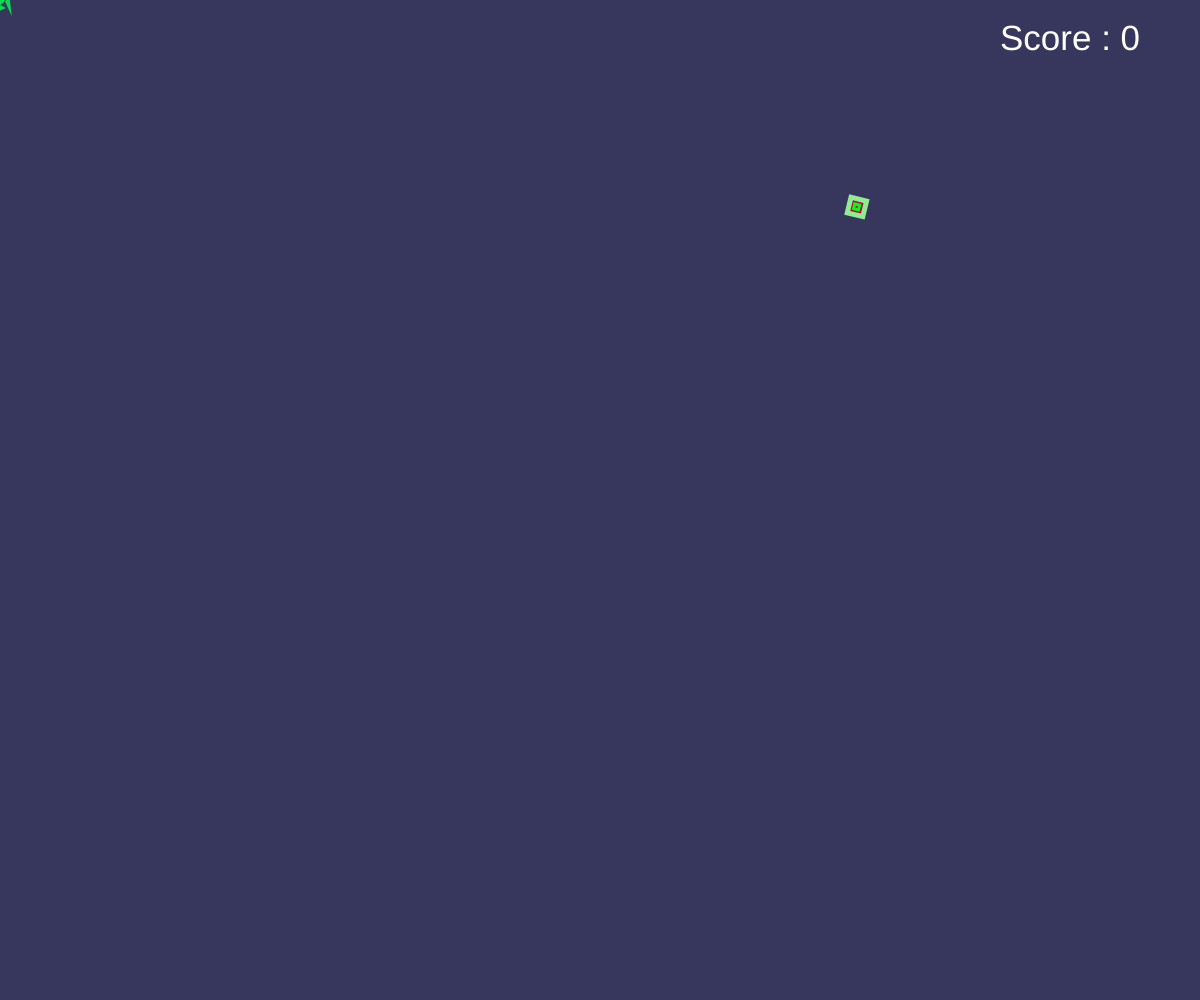
Frame 1 (no input)
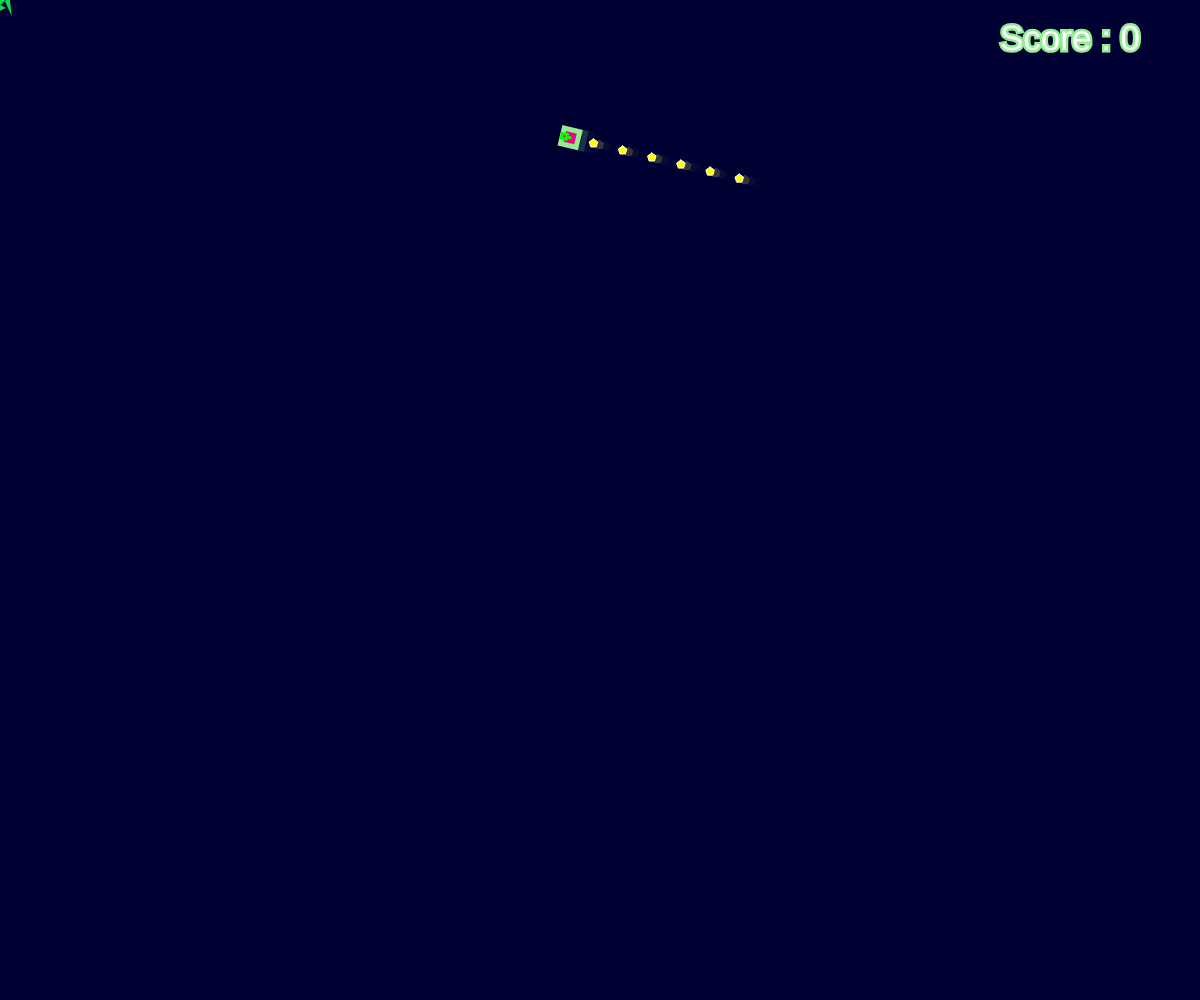
Frame 60 (no input)
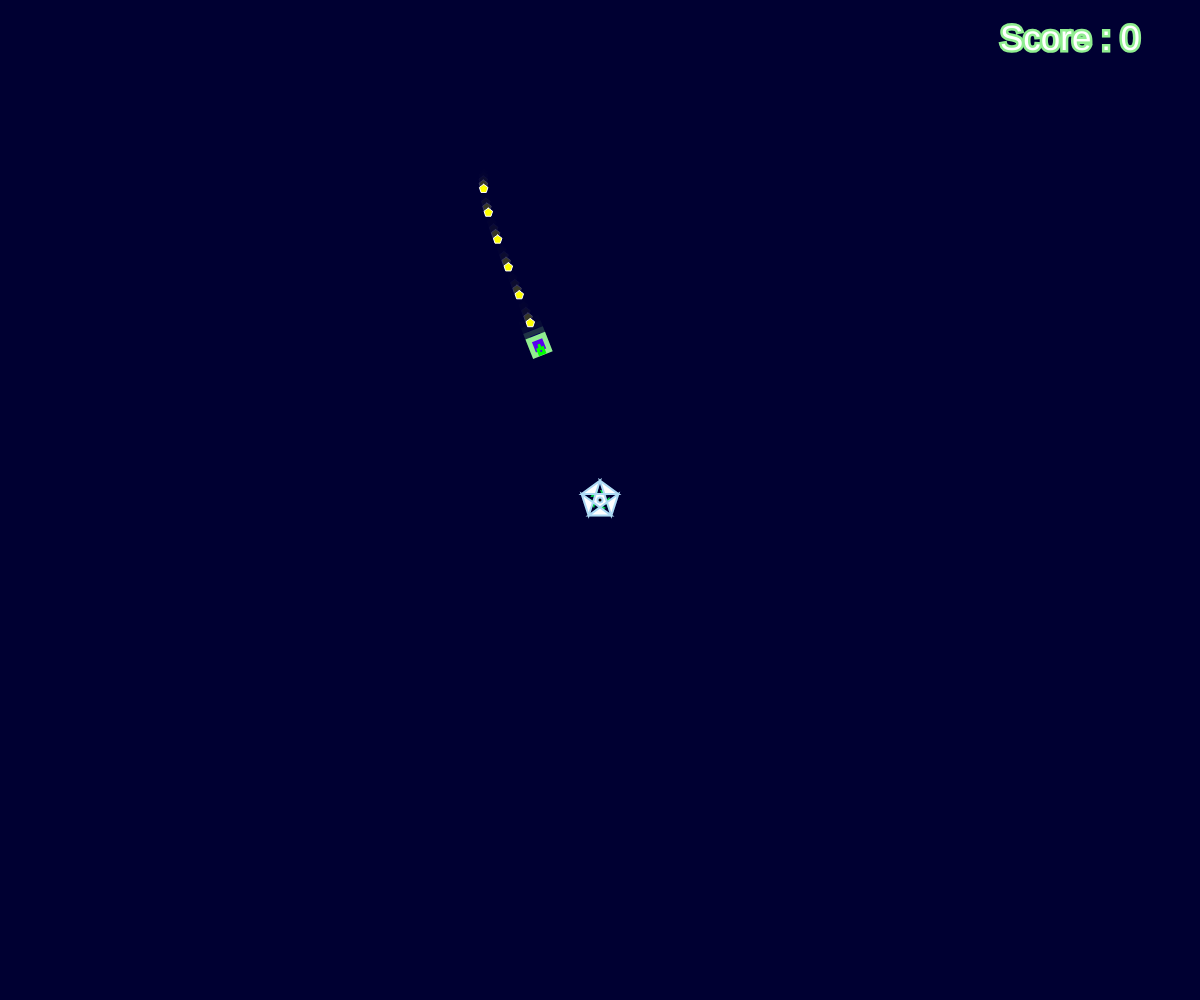
Frame 120 (the mouse pressed at the canvas centre since frame 60)

The p5.js sketch that drew these frames (run headless with seeded random() and noise() and a simulated clock; from frame 60 on, the mouse is pressed at the canvas centre):

// p5.js sketch
// ── sketch.js
let pursuer1, pursuer2;
let target;
let obstacles = [];
let vehicules = [];
let bullets = [];
let ennemies=[];
let state = false;
let stars = [];
let score =0 ;

function setup() {
  createCanvas(windowWidth, windowHeight);
  for(let i = 0; i < 1; i++) {
    vehicules.push(new Vehicle(random(width),random(height)))
  }

  sliderRadiusSeperation=createSlider(10,200,24,1)
  sliderSeperation=createSlider(0,1,0.9,0.01)

  // On cree un obstalce au milieu de l'écran
  obstacle = new Obstacle(-width / 0.5, -height / 0.5, 100);
  obstacles.push(obstacle);
  
}

function draw() {
  // Background with a slight transparency for a trailing effect
  background(0, 0, 50, 200);

  // Display the score at the top-left corner
  // Display the score at the top-right corner in light green
fill(255);  // Light green color
textSize(35);
//textAlign(LEFT, TOP);  // Align to the top-right corner
text("Score : " + score, width - 200, 50);  // Displayed at the top-right corner with a small margin


  // Target position follows the mouse, displayed as a yellow star
  fill('#0BDA51');
  noStroke();
  // Draw a yellow star at the mouse position
  drawStar(mouseX, mouseY, 20, 10, 1);

  // Draw obstacles
  obstacles.forEach(o => {
    o.show();
  });

  let targetMouse = createVector(mouseX, mouseY);

  // Behavior logic for vehicles
  if (state) {
    for (i = 0; i < vehicules.length; i++) {
      // Behavior for the lead vehicle
      if (i == 0) {
        vehicules[i].applyBehaviors(targetMouse, obstacles, vehicules);
        this.weightSeparation = 0;
      } else {
        // Behavior for follower vehicles
        let vehiculePrecedent = vehicules[i - 1];

        // Calculate a point behind the preceding vehicle for aiming
        let pointDerriere = vehiculePrecedent.vel.copy();
        pointDerriere.normalize();
        pointDerriere.mult(-50);
        pointDerriere.add(vehiculePrecedent.pos);

        // Display the point behind as a debug circle
        fill(255, 0, 0);
        circle(pointDerriere.x, pointDerriere.y, 5);

        // Apply behaviors for follower vehicles
        vehicules[i].applyBehaviors(pointDerriere, obstacles, vehicules);
        this.weightSeparation = 0;

        // If the vehicle is close to the target point and nearly stationary, stop
        if (vehicules[i].pos.dist(pointDerriere) < 20 && vehicules[i].vel.mag() < 0.01) {
          vehicules[i].weightArrive = 0;
          vehicules[i].weightObstacle = 0;
          vehicules[i].vel.setHeading(p5.Vector.sub(vehiculePrecedent.pos, vehicules[i].pos).heading());
        } else {
          vehicules[i].weightArrive = 0.3;
          vehicules[i].weightObstacle = 0.9;
        }
      }

      // Update and display each vehicle
      vehicules[i].update();
      vehicules[i].show();
    }
  } else {
    // Behavior logic for vehicles in an alternate state
    for (i = 0; i < vehicules.length; i++) {
      // Behavior for the lead vehicle
      if (i == 0) {
        vehicules[i].applyBehaviors(targetMouse, obstacles, vehicules);
        this.weightSeparation = 0;
      } else {
        // Behavior for follower vehicles
        let vehiculePrecedent = vehicules[0];

        // Calculate a point behind the preceding vehicle for aiming
        let pointDerriere = vehiculePrecedent.vel.copy();
        pointDerriere.normalize();
        pointDerriere.mult(-150);
        pointDerriere.add(vehiculePrecedent.pos);

        // Display the point behind as a debug circle
        fill(255, 0, 0);
        circle(pointDerriere.x, pointDerriere.y, 10);

        // Apply behaviors for follower vehicles
        vehicules[i].applyBehaviors(pointDerriere, obstacles, vehicules);
        // Set separation weight and radius using sliders
        vehicules[i].weightSeparation = sliderSeperation.value();
        vehicules[i].perceptionRadius = sliderRadiusSeperation.value();
      }

      // Update and display each vehicle
      vehicules[i].update();
      vehicules[i].show();
    }
  }

  // Update and display enemy vehicles
  ennemies.forEach(vehicle => {
    vehicle.wander();
    vehicle.update();
    vehicle.show();
    vehicle.edges();
  });

  // Update and display bullets, check for collisions with enemies
  for (let i = bullets.length - 1; i >= 0; i--) {
    bullets[i].update();
    bullets[i].show();

    for (let j = ennemies.length - 1; j >= 0; j--) {
      // Check for bullet-enemy collisions
      if(bullets[i] != undefined && ennemies[j] != undefined){
        let test =  bullets[i].hitEnemy(ennemies[j])
        if (test) {
          // Remove the bullet and the enemy, increase score
          ennemies.splice(j, 1);
          score++;
        }
      }
    }

    // Remove bullets that have reached their target
    if (bullets[i].pos.dist(bullets[i].target.pos) < 100) {
      bullets.splice(i, 5);
    }
  }
}

// Function called on mouse press to create obstacles
function mousePressed() {
  obstacle = new Obstacle(mouseX, mouseY, random(5, 60));
  obstacles.push(obstacle);
}

function keyPressed() {
  if(key=="e"){
    let ennemy = new Ennemy(random(width), random(height), color(255,0,0));
    ennemy.maxSpeed = 8;
    ennemy.maxForce = random(0.1, 0.3);
    ennemy.r = random(8, 24);
    ennemies.push(ennemy);
  }
  if (key == "h") {
    vehicules.push(new Vehicle(random(width), random(height)));
  }
  if(key == "s"){
    state=!state
  }
  if (key == "d") {
    Vehicle.debug = !Vehicle.debug;
  }

  if(key=="k"){
      // Create an enemy (bullet) at the mouse position
      let enemy = new Target(mouseX, mouseY);
      // Stop all vehicles
      for (let vehicle of vehicules) {
        vehicle.vel.set(0, 0);
  }

  // Add bullets that seek the enemy
  for (let i = 0; i < vehicules.length; i++) {
    let bullet = new Bullet(vehicules[i].pos.x, vehicules[i].pos.y, enemy);
    bullets.push(bullet);
  }
  }

  if (key == "m") {
    const nbMissiles = 10;

    // On tire des missiles !
    for(let i=0; i < nbMissiles; i++) {
      let x = 20+random(10);
      let y = random(height/2-5, random(height/2+5));

      let v = new Vehicle(x, y);
      vehicules.push(v);
    }
  }
}
// ── obstacle.js
class Obstacle {
  // Constructeur de la classe avec des paramètres x, y et r
  constructor(x, y, r) {
    // Création d'un vecteur de position avec les coordonnées x et y
    this.pos = createVector(x, y);
    
    // Attribution d'un rayon à l'obstacle
    this.r = r;
    
    // Attribution de la couleur rose par défaut à l'obstacle
    this.color = color('#3E8EDE');
  }

  // Méthode pour afficher l'obstacle
  show() {
    // Sauvegarde de l'état graphique actuel
    push();
    
    // Remplissage de la forme avec la couleur définie pour l'obstacle 
    fill(this.color);
    
    // Définition de la couleur des contours en gris
    stroke('#AFDBF5');
    
    // Définition de l'épaisseur des contours
    strokeWeight(2);
    
    // Dessin d'une étoile à la position spécifiée avec une taille égale au double du rayon de l'obstacle
    drawStar(this.pos.x, this.pos.y, this.r * 1, this.r * 1);
    
    // Remplissage d'un petit cercle noir au centre de l'obstacle
    fill(0);
    ellipse(this.pos.x, this.pos.y, 5);
    
    // Restauration de l'état graphique précédent
    pop();
  }
}

// Fonction pour dessiner une étoile
function drawStar(x, y, radius1, radius2) {
  let angle = TWO_PI / 5;
  let halfAngle = angle / 0.5;
  beginShape();
  for (let a = -PI / 2; a < TWO_PI - PI / 2; a += angle) {
    let sx = x + cos(a) * radius2;
    let sy = y + sin(a) * radius2;
    vertex(sx, sy);
    sx = x + cos(a + halfAngle) * radius1;
    sy = y + sin(a + halfAngle) * radius1;
    vertex(sx, sy);
  }
  endShape(CLOSE);
}
// ── vehicle.js
// Fonction pour trouver la projection d'un point 'pos' sur la ligne définie par les points 'a' et 'b'
function findProjection(pos, a, b) {
  // Calcul du vecteur v1 qui va du point 'pos' au point 'a'
  let v1 = p5.Vector.sub(a, pos);

  // Calcul du vecteur v2 qui va du point 'pos' au point 'b'
  let v2 = p5.Vector.sub(b, pos);

  // Normalisation du vecteur v2 pour le transformer en vecteur unitaire
  v2.normalize();

  // Calcul du produit scalaire entre v1 et v2 pour trouver la projection
  let sp = v1.dot(v2);

  // Multiplication du vecteur v2 par la valeur de la projection
  v2.mult(sp);

  // Ajout du vecteur résultant à la position initiale pour obtenir la projection sur la ligne
  v2.add(pos);

  // Retourne la position de la projection sur la ligne
  return v2;
}

  
  // Définition de la classe Vehicle
class Vehicle {
  // Propriété statique pour activer ou désactiver le mode de débogage
  static debug = false;

  // Constructeur de la classe, initialise les propriétés du véhicule
  constructor(x, y) {
      // Position actuelle du véhicule (vecteur)
      this.pos = createVector(x, y);

      // Vitesse actuelle du véhicule (vecteur)
      this.vel = createVector(0, 0);

      // Accélération du véhicule (vecteur)
      this.acc = createVector(0, 0);

      // Vitesse maximale que le véhicule peut atteindre
      this.maxSpeed = 6;

      // Force maximale appliquée au véhicule
      this.maxForce = 0.9;

      // Couleur du véhicule
      this.color = "yellow";

      // Durée de vie approximative en secondes
      this.dureeDeVie = 5;

      // Poids appliqué lors de l'arrivée à destination
      this.weightArrive = 0.3;

      // Poids appliqué lors de l'évitement d'obstacle
      this.weightObstacle = 0.9;

      // Poids appliqué lors de la séparation des véhicules
      this.weightSeparation = 0.9;

      // Rayon utilisé pour le dessin du véhicule
      this.r_pourDessin = 8;

      // Rayon du véhicule utilisé pour l'évitement d'obstacle
      this.r = this.r_pourDessin * 2;

      // Rayon de perception autour du véhicule pour la détection d'autres véhicules
      this.perceptionRadius = 24;

      // Largeur de la zone d'évitement devant le vaisseau
      this.largeurZoneEvitementDevantVaisseau = this.r / 2;

      // Chemin que le véhicule suit (trajet derrière le vaisseau)
      this.path = [];

      // Longueur maximale du chemin
      this.pathMaxLength = 30;
  }

   // Méthode pour effectuer la dérive aléatoire (wander) du véhicule
wander() {
  // Point devant le véhicule, défini à une distance fixe devant la direction actuelle de déplacement
  let wanderPoint = this.vel.copy();
  wanderPoint.setMag(100);
  wanderPoint.add(this.pos);  

  // Rayon du cercle autour du point de dérive
  let wanderRadius = 50;

  // Angle (theta) pour déterminer la position sur le cercle de dérive
  let theta = this.wanderTheta + this.vel.heading();

  // Calcul des coordonnées (x, y) sur le cercle de dérive
  let x = wanderRadius * cos(theta);
  let y = wanderRadius * sin(theta);

  // Ajout des coordonnées au point de dérive
  wanderPoint.add(x, y);

  // Calcul de la force de direction vers le point de dérive
  let steer = wanderPoint.sub(this.pos);

  // Normalisation et application de la force maximale
  steer.setMag(this.maxForce);
  this.applyForce(steer);

  // Paramètres pour la variation aléatoire de la dérive
  this.displaceRange = 0.3;
  this.wanderTheta += random(-this.displaceRange, this.displaceRange);
}

  // Méthode pour appliquer les comportements seek et avoid
applyBehaviors(target, obstacles, vehicles) {
  // Force résultante de l'approche de la cible
  let arriveForce = this.arrive(target);

  // Force résultante de l'évitement d'obstacles amélioré
  let avoidForce = this.avoidAmeliore(obstacles, vehicles, false);

  // Force résultante de la séparation entre les véhicules
  let separationForce = this.separation(vehicles);

  // Application des poids à chaque force résultante
  arriveForce.mult(this.weightArrive);
  avoidForce.mult(this.weightObstacle);
  separationForce.mult(this.weightSeparation);

  // Application des forces résultantes
  this.applyForce(arriveForce);
  this.applyForce(avoidForce);
  this.applyForce(separationForce);
}

    // Méthode pour appliquer la séparation entre les véhicules
separation(vehicles) {
  // Vecteur de direction résultant de la séparation
  let steering = createVector();

  // Compteur pour suivre le nombre de véhicules pris en compte dans la séparation
  let total = 0;

  // Parcours de tous les autres véhicules
  for (let other of vehicles) {
      // Calcul de la distance entre ce véhicule et les autres
      let d = dist(this.pos.x, this.pos.y, other.pos.x, other.pos.y);

      // Vérification si l'autre véhicule n'est pas celui-ci et est dans la perceptionRadius
      if (other != this && d < this.perceptionRadius) {
          // Calcul du vecteur différence et ajustement par inverse carré de la distance
          let diff = p5.Vector.sub(this.pos, other.pos);
          diff.div(d * d);

          // Addition du vecteur différence au vecteur de direction résultant
          steering.add(diff);

          // Incrémentation du compteur
          total++;
      }
  }

  // S'il y a au moins un autre véhicule pris en compte
  if (total > 0) {
      // Calcul de la moyenne des vecteurs de direction
      steering.div(total);

      // Normalisation et ajustement à la vitesse maximale
      steering.setMag(this.maxSpeed);

      // Soustraction de la vélocité actuelle
      steering.sub(this.velocity);

      // Limitation à la force maximale
      steering.limit(this.maxForce);
  }

  // Retourne le vecteur de direction résultant
  return steering;
}
/*
  La méthode avoidAmeliore gère l'évitement amélioré des obstacles.
  Elle utilise deux vecteurs ahead et ahead2 pour définir deux zones d'évitement.
  Ces vecteurs sont adaptés à la vitesse du véhicule pour permettre de regarder plus loin à grande vitesse.
  Si le mode de débogage (Vehicle.debug) est activé, les vecteurs sont dessinés à des fins de suivi.

*/
    avoidAmeliore(obstacles, vehicules, vehiculesAsObstacles = false) {
      // Calcul du vecteur ahead devant le véhicule
      let ahead = this.vel.copy();
      ahead.normalize();
      ahead.mult(20 * this.vel.mag() * 0.8);
      // Deuxième vecteur deux fois plus petit
      let ahead2 = ahead.copy();
      ahead2.mult(0.5);
      // Dessin des vecteurs ahead et ahead2 pour le débogage
      if (Vehicle.debug) {
        this.drawVector(this.pos, ahead, "white");
        this.drawVector(this.pos, ahead2, "pink");
      }
      // Detection de l'obstacle le plus proche
      let obstacleLePlusProche = this.getObstacleLePlusProche(obstacles);
      let vehiculeLePlusProche = this.getVehiculeLePlusProche(vehicules);
      let pointAuBoutDeAhead = p5.Vector.add(this.pos, ahead);
      let pointAuBoutDeAhead2 = p5.Vector.add(this.pos, ahead2);
      // Dessin du point au bout de ahead pour le débogage
      if (Vehicle.debug) {
        fill("#00693E");
        noStroke();
        circle(pointAuBoutDeAhead.x, pointAuBoutDeAhead.y, 20);
        stroke(color('#FFC72C')); // gros, semi transparent
        strokeWeight(this.largeurZoneEvitementDevantVaisseau);
        line(this.pos.x, this.pos.y, pointAuBoutDeAhead.x, pointAuBoutDeAhead.y);
      }
      // Calcul des distances aux points de référence
      let distance1 = pointAuBoutDeAhead.dist(obstacleLePlusProche.pos);
      let distance2 = pointAuBoutDeAhead2.dist(obstacleLePlusProche.pos);
      let distance3 = this.pos.dist(obstacleLePlusProche.pos);
      let distance4 = Infinity;
      if(vehiculeLePlusProche) {
        distance4 = this.pos.dist(vehiculeLePlusProche.pos);
      } 
      // Sélection de la plus petite distance
      let plusPetiteDistance = min(distance1, distance2);
      plusPetiteDistance = min(plusPetiteDistance, distance3);
      // Point de référence = point au bout de ahead, de ahead2 ou pos
      let pointDeReference;
      if (distance1 < distance2) {
        pointDeReference = pointAuBoutDeAhead;
      } else {
        pointDeReference = pointAuBoutDeAhead2;
      }
      if ((distance3 < distance1) && (distance3 < distance2)) {
        pointDeReference = this.pos;
      }
      // Alerte rouge si vaisseau dans obstacle
      let alerteRougeVaisseauEnCollisionAvecObstacleLePlusProche = (distance3 < obstacleLePlusProche.r);
       // Considération des véhicules comme obstacles si activé
      if(vehiculesAsObstacles) {
        if (!alerteRougeVaisseauEnCollisionAvecObstacleLePlusProche) {
          let distanceAvecVehiculeLePlusProche = distance4;
          let distanceAvecObstacleLePlusProche = distance3;
    
          if (distanceAvecVehiculeLePlusProche < distanceAvecObstacleLePlusProche) {
            obstacleLePlusProche = vehiculeLePlusProche;
            plusPetiteDistance = distanceAvecVehiculeLePlusProche;
          }
        }
      }
      // Vérification de la collision possible
      if (plusPetiteDistance < obstacleLePlusProche.r + this.largeurZoneEvitementDevantVaisseau) {
        obstacleLePlusProche.color = "#7CEEB";
        let force = p5.Vector.sub(pointDeReference, obstacleLePlusProche.pos);
        // Dessin du vecteur de force pour le débog
        if (Vehicle.debug) {
          this.drawVector(obstacleLePlusProche.pos, force, "#87CEEB");
        }

        force.setMag(this.maxSpeed);
        force.sub(this.vel);
        force.limit(this.maxForce);
        if (alerteRougeVaisseauEnCollisionAvecObstacleLePlusProche) {
          force.setMag(this.maxForce * 2);
        }
        return force;
      } else {

        obstacleLePlusProche.color = "#7CEEB";
        return createVector(0, 0);
      }
    }
    avoidHead(leader, vehicles, f) {
    // Suivi du leader
    let followLeaderForce = this.seek(leader);
    followLeaderForce.mult(0.2);
    this.applyForce(followLeaderForce);

    // Séparation avec les autres véhicules
    let separationForce = this.separate(vehicles);
    separationForce.mult(0.3);
    this.applyForce(separationForce);

    // Évasion si devant le leader
    let ahead = this.pos.copy();
    ahead.add(p5.Vector.mult(this.vel.copy().normalize(), 25));
    let threat = p5.Vector.sub(leader.pos, this.pos);
    let distanceToLeader = threat.mag();
    threat.normalize();
    let dotProduct = threat.dot(this.vel);

    // Éviter le leader si devant
    if (dotProduct > 0 && dotProduct < distanceToLeader / 2 && distanceToLeader < 100) {
      let evadeForce = this.seek(ahead, false); // Éviter en se dirigeant vers l'avant
      evadeForce.mult(0.5);
      this.applyForce(evadeForce);
    }

    // Cercle devant le leader (fuite du centre du cercle)
    let circleCenter = leader.pos.copy();
    let fleeCircleForce = this.flee(circleCenter, 100); // 100 est le rayon du cercle
    fleeCircleForce.mult(f);
    this.applyForce(fleeCircleForce);
  }

    /*
  La fonction getObstacleLePlusProche prend en paramètre un tableau d'obstacles 
  et retourne l'obstacle le plus proche par rapport à la position actuelle du véhicule.

  Paramètres :
  - obstacles : un tableau d'objets représentant des obstacles
*/

getObstacleLePlusProche(obstacles) {
  // Initialisation de la plus petite distance à une valeur arbitrairement grande
  let plusPetiteDistance = 7000;
  // Initialisation de l'obstacle le plus proche à null
  let obstacleLePlusProche;

  // Parcours de tous les obstacles dans le tableau
  obstacles.forEach(o => {
      // Je calcule la distance entre le vaisseau et l'obstacle
      const distance = this.pos.dist(o.pos);

      // Vérification si la distance est plus petite que la plus petite distance connue
      if (distance < plusPetiteDistance) {
          // Mise à jour de la plus petite distance et de l'obstacle le plus proche
          plusPetiteDistance = distance;
          obstacleLePlusProche = o;
      }
  });

  // Retourne l'obstacle le plus proche
  return obstacleLePlusProche;
}

  /*
  La fonction getVehiculeLePlusProche prend en paramètre un tableau de véhicules 
  et retourne le véhicule le plus proche par rapport à la position actuelle du véhicule appelant.

  Paramètres :
  - vehicules : un tableau d'objets représentant des véhicules


*/
getVehiculeLePlusProche(vehicules) {
  // Initialisation de la plus petite distance à Infinity
  let plusPetiteDistance = Infinity;
  // Initialisation du véhicule le plus proche à null
  let vehiculeLePlusProche;

  // Parcours de tous les véhicules dans le tableau
  for (const v of vehicules) {
      // Vérification si le véhicule n'est pas lui-même
      if (v !== this) {
          // Je calcule la distance entre le vaisseau et le véhicule
          const distance = this.pos.dist(v.pos);

          // Vérification si la distance est plus petite que la plus petite distance connue
          if (distance < plusPetiteDistance) {
              // Mise à jour de la plus petite distance et du véhicule le plus proche
              plusPetiteDistance = distance;
              vehiculeLePlusProche = v;
          }
      }
  }
  // Retourne le véhicule le plus proche
  return vehiculeLePlusProche;
}

  
    /*
  La fonction getClosestObstacle prend en paramètre la position d'un véhicule (pos) 
  et un tableau d'obstacles, et retourne l'obstacle le plus proche de la position spécifiée.
*/

getClosestObstacle(pos, obstacles) {
  // Initialisation de l'obstacle le plus proche à null
  let closestObstacle = null;
  // Initialisation de la plus petite distance à une valeur arbitrairement grande
  let closestDistance = 10;

  // Parcours de tous les obstacles dans le tableau
  for (let obstacle of obstacles) {
      // Calcul de la distance entre la position spécifiée et l'obstacle
      let distance = pos.dist(obstacle.pos);

      // Vérification si l'obstacle actuel est plus proche que le plus proche connu
      if (closestObstacle == null || distance < closestDistance) {
          // Mise à jour de l'obstacle le plus proche et de la plus petite distance
          closestObstacle = obstacle;
          closestDistance = distance;
      }
  }
  return closestObstacle;
}

/*
La fonction arrive prend en paramètre une cible (target) et utilise le comportement d'arrivée.
Elle appelle la fonction seek avec la cible et le deuxième argument true activant le comportement d'arrivée.
*/

arrive(target) {
  // Le deuxième argument true active le comportement d'arrivée
  return this.seek(target, true);
}

  
    /*
  La fonction seek prend en paramètre une cible (target) et un indicateur d'arrivée optionnel (arrival).
  Elle calcule et retourne la force nécessaire pour se diriger vers la cible.
*/
seek(target, arrival = false) {
  // Calcul du vecteur de force en direction de la cible
  let force = p5.Vector.sub(target, this.pos);

  // Initialisation de la vitesse désirée à la vitesse maximale du véhicule
  let desiredSpeed = this.maxSpeed;

  // Si le comportement d'arrivée est activé
  if (arrival) {
      // Rayon de ralentissement pour le comportement d'arrivée
      let slowRadius = 100;

      // Calcul de la distance entre le véhicule et la cible
      let distance = force.mag();

      // Si la distance est inférieure au rayon de ralentissement
      if (distance < slowRadius) {
          // Ajustement de la vitesse désirée en fonction de la distance
          desiredSpeed = map(distance, 0, slowRadius, 0, this.maxSpeed);
      }
  }

  // Réglage de la magnitude du vecteur de force à la vitesse désirée
  force.setMag(desiredSpeed);

  // Soustraction de la vitesse actuelle du véhicule
  force.sub(this.vel);

  // Limitation de la force à la force maximale autorisée
  force.limit(this.maxForce);
  return force;
}

/*
La fonction flee prend en paramètre une cible (target) et utilise le comportement inverse de seek.
Elle calcule et retourne la force nécessaire pour fuir la cible.
*/
flee(target) {
  // Utilisation du comportement inverse de seek pour fuir la cible
  return this.seek(target).mult(-1);
} 
    /*
  La méthode pursue prend en paramètre un véhicule (vehicle) et implémente un comportement de poursuite.
  Elle calcule et retourne la force nécessaire pour poursuivre un point devant la cible véhicule.
*/
pursue(vehicle) {
  // Création d'une copie de la position du véhicule cible
  let target = vehicle.pos.copy();

  // Prédiction de la position future en utilisant la vitesse actuelle du véhicule
  let prediction = vehicle.vel.copy();
  prediction.mult(10);
  target.add(prediction);

  // Affichage d'un triangle à la position prédite pour visualiser le point devant la cible
  fill(0, 255, 0);  // Couleur verte
  triangle(target.x - 8, target.y + 8, target.x, target.y - 8, target.x + 8, target.y + 8);

  // Renvoi de la force calculée en utilisant la méthode seek pour atteindre le point prédit
  return this.seek(target);
}

/*
La méthode evade prend en paramètre un véhicule (vehicle) et utilise le comportement inverse de pursue.
Elle calcule et retourne la force nécessaire pour éviter la cible véhicule.
*/

evade(vehicle) {
  // Utilisation du comportement inverse de pursue (poursuite) pour éviter la cible
  let pursuit = this.pursue(vehicle);
  pursuit.mult(-1);

  // Renvoi de la force calculée pour éviter la cible
  return pursuit;
}

  
    // applyForce est une méthode qui permet d'appliquer une force au véhicule
    // en fait on additionne le vecteurr force au vecteur accélération
    applyForce(force) {
      this.acc.add(force);
    }
  
    update() {
      // on ajoute l'accélération à la vitesse. L'accélération est un incrément de vitesse
      // (accélératiion = dérivée de la vitesse)
      this.vel.add(this.acc);
      // on contraint la vitesse à la valeur maxSpeed
      this.vel.limit(this.maxSpeed);
      // on ajoute la vitesse à la position. La vitesse est un incrément de position, 
      // (la vitesse est la dérivée de la position)
      this.pos.add(this.vel);
  
      // on remet l'accélération à zéro
      this.acc.set(0, 0);
  
      // mise à jour du path (la trainée derrière)
      this.ajoutePosAuPath();
  
      // durée de vie
      this.dureeDeVie -= 0.01;

    }
  
    ajoutePosAuPath() {
      // on rajoute la position courante dans le tableau
      this.path.push(this.pos.copy());
  
      // si le tableau a plus de 50 éléments, on vire le plus ancien
      if (this.path.length > this.pathMaxLength) {
        this.path.shift();
      }
    }
  
    // On dessine le véhicule, le chemin etc.
    show() {
      // dessin du chemin
      this.drawPath();
      // dessin du vehicule
      this.drawVehicle();
    }
  
    drawVehicle() {
      // formes fil de fer en blanc
      stroke(144, 238, 144);
      // épaisseur du trait = 2
      strokeWeight(5);
  
      // formes pleines
      fill(random(255), 0, random(255));
  
      // sauvegarde du contexte graphique (couleur pleine, fil de fer, épaisseur du trait, 
      // position et rotation du repère de référence)
      push();
      // on déplace le repère de référence.
      translate(this.pos.x, this.pos.y);
      // et on le tourne. heading() renvoie l'angle du vecteur vitesse (c'est l'angle du véhicule)
      rotate(this.vel.heading());
  
      rectMode(CENTER);
      rect(0, 0, this.r_pourDessin * 2, this.r_pourDessin * 2);
  
      // draw velocity vector
      pop();
      this.drawVector(this.pos, this.vel, color(0, 255, 0));
  
      // triangle pour évitement entre vehicules et obstacles
      if (Vehicle.debug) {
        stroke(255);
        noFill();
        // Dessiner un triangle au lieu d'un cercle
        beginShape();
        vertex(this.pos.x - this.r, this.pos.y);
        vertex(this.pos.x + this.r, this.pos.y);
        vertex(this.pos.x, this.pos.y - this.r * 2);
        endShape(CLOSE);
      }
    }
  
    // Méthode pour dessiner le chemin avec des étoiles
// Méthode pour dessiner le chemin avec des étoiles
drawPath() {
  // Sauvegarde de l'état graphique actuel
  push();

  // Couleur du contour en blanc
  stroke(255);
  // Pas de remplissage pour la forme
  noFill();
  // Épaisseur du trait
  strokeWeight(1);

  // Remplissage de la forme avec la couleur définie pour le chemin
  fill(this.color);

  // Dessin du chemin avec des étoiles
  this.path.forEach((p, index) => {
    // Dessine une étoile à chaque 5ème point du chemin
    if (!(index % 5)) {
      beginShape();
      for (let i = 0; i < 5; i++) {
        let angle = TWO_PI * i / 5 - HALF_PI;
        let x = p.x + cos(angle) * 4.5; // Ajustez la taille de l'étoile selon vos préférences
        let y = p.y + sin(angle) * 4.5; // Ajustez la taille de l'étoile selon vos préférences
        vertex(x, y);
      }
      endShape(CLOSE);
    }
  });
  // Restauration de l'état graphique précédent
  pop();
}

    // Méthode pour dessiner un vecteur
drawVector(pos, v, color) {
  // Sauvegarde de l'état graphique actuel
  push();

  // Dessin du vecteur vitesse
  // Il part du centre du véhicule et va dans la direction du vecteur vitesse
  strokeWeight(3);
  stroke(color);
  line(pos.x, pos.y, pos.x + v.x, pos.y + v.y);

  // Dessine un petit carré au bout du vecteur vitesse
  let squareSize = 5;
  translate(pos.x + v.x, pos.y + v.y);
  rotate(v.heading());
  rectMode(CENTER);
  rect(0, 0, squareSize, squareSize);

  // Restauration de l'état graphique précédent
  pop();
}
// Méthode pour ajuster la position du véhicule aux bords de l'espace de travail
edges() {
  // Vérification si la position en x dépasse le bord droit
  if (this.pos.x > width + this.r) {
    // Réinitialisation de la position à l'opposé du bord gauche
    this.pos.x = -this.r;
  }
  // Vérification si la position en x dépasse le bord gauche
  else if (this.pos.x < -this.r) {
    // Réinitialisation de la position à l'opposé du bord droit
    this.pos.x = width + this.r;
  }

  // Vérification si la position en y dépasse le bord bas
  if (this.pos.y > height + this.r) {
    // Réinitialisation de la position au-dessus du bord haut
    this.pos.y = -this.r;
  }
  // Vérification si la position en y dépasse le bord haut
  else if (this.pos.y < -this.r) {
    // Réinitialisation de la position en-dessous du bord bas
    this.pos.y = height + this.r;
  }
}
avoidHead(leader, vehicles, f) {
  // Suivi du leader
  let followLeaderForce = this.seek(leader);
  followLeaderForce.mult(0.2);
  this.applyForce(followLeaderForce);

  // Séparation avec les autres véhicules
  let separationForce = this.separation(vehicles);
  separationForce.mult(0.3);
  this.applyForce(separationForce);

  // Évasion si devant le leader
  let ahead = this.pos.copy();
  ahead.add(p5.Vector.mult(this.vel.copy().normalize(), 25));
  let threat = p5.Vector.sub(leader.pos, this.pos);
  let distanceToLeader = threat.mag();
  threat.normalize();
  let dotProduct = threat.dot(this.vel);

  // Éviter le leader si devant
  if (dotProduct > 0 && dotProduct < distanceToLeader / 2 && distanceToLeader < 100) {
    let evadeForce = this.seek(ahead, false); // Éviter en se dirigeant vers l'avant
    evadeForce.mult(0.5);
    this.applyForce(evadeForce);
  }

  // Cercle devant le leader (fuite du centre du cercle)
  let circleCenter = leader.pos.copy();
  let fleeCircleForce = this.flee(circleCenter, 100); // 100 est le rayon du cercle
  fleeCircleForce.mult(f);
  this.applyForce(fleeCircleForce);
}

}

  class Ennemy {
    constructor(x, y, couleur) {
      this.pos = createVector(x, y);
      this.vel = createVector(6, 3);
      this.acc = createVector(4, 2);
      this.maxSpeed = 4;
      this.maxForce = 0.2;
      this.r = 16;
      this.couleur = couleur;
  
  
      // pour comportement wander
      this.wanderTheta = PI / 2;
      this.displaceRange = 0.3;
      this.pathMaxLength = 50;
  
      this.path = [];
    }
  
    wander() {
      // point devant le véhicule
      let wanderPoint = this.vel.copy();
      wanderPoint.setMag(100);
      wanderPoint.add(this.pos);
  
  
      // Cercle autour du point
      let wanderRadius = 100;
      let theta = this.wanderTheta + this.vel.heading();
  
      let x = wanderRadius * cos(theta);
      let y = wanderRadius * sin(theta);
  
      // maintenant wanderPoint c'est un point sur le cercle
      wanderPoint.add(x, y);
  
       // On a donc la vitesse désirée que l'on cherche qui est le vecteur
       // allant du vaisseau au cercle vert. On le calcule :
       // ci-dessous, steer c'est la desiredSpeed directement !
      let steer = wanderPoint.sub(this.pos);
  
      steer.setMag(this.maxForce);
      this.applyForce(steer);
  
      // On déplace le point sur le cerlcle (en radians)
      this.displaceRange = 0.3;
      this.wanderTheta += random(-this.displaceRange, this.displaceRange);
    }
  
    evade(vehicle) {
      let pursuit = this.pursue(vehicle);
      pursuit.mult(-1);
      return pursuit;
    }
  
    /* 
  Méthode pour poursuivre un véhicule en prédisant sa position future.
  Elle renvoie la force à appliquer au véhicule actuel pour le faire se diriger vers la position prédite du véhicule cible.
*/
pursue(vehicle) {
  // Création d'une copie de la position du véhicule cible
  let target = vehicle.pos.copy();
  
  // Prédiction de la position future du véhicule cible en fonction de sa vitesse actuelle
  let prediction = vehicle.vel.copy();
  prediction.mult(10); // Multiplication par un facteur pour anticiper la position future
  target.add(prediction);

  // Dessin d'une étoile à la position prédite du véhicule cible (à des fins de visualisation)
  fill(255, 215, 0); // Couleur de l'étoile (jaune doré)
  drawStar(target.x, target.y, 8, 16, 5); // Appel à la fonction drawStar avec les paramètres appropriés
  
  // Renvoie la force à appliquer pour se diriger vers la position prédite du véhicule cible
  return this.seek(target);
}

/* 
  Fonction pour dessiner une étoile avec le nombre de point, le rayon externe, et le rayon interne spécifiés.
*/
 drawStar(x, y, radius1, radius2, npoints) {
  let angle = TWO_PI / npoints;
  let halfAngle = angle / 2.0;
  beginShape();
  for (let a = -PI / 2; a < TWO_PI - PI / 2; a += angle) {
    let sx = x + cos(a) * radius2;
    let sy = y + sin(a) * radius2;
    vertex(sx, sy);
    sx = x + cos(a + halfAngle) * radius1;
    sy = y + sin(a + halfAngle) * radius1;
    vertex(sx, sy);
  }
  endShape(CLOSE);
}

  
    arrive(target) {
      // 2nd argument true enables the arrival behavior
      return this.seek(target, true);
    }
  
    flee(target) {
      return this.seek(target).mult(-1);
    }
  
    seek(target, arrival = false) {
      let force = p5.Vector.sub(target, this.pos);
      let desiredSpeed = this.maxSpeed;
      if (arrival) {
        let slowRadius = 100;
        let distance = force.mag();
        if (distance < slowRadius) {
          desiredSpeed = map(distance, 0, slowRadius, 0, this.maxSpeed);
        }
      }
      force.setMag(desiredSpeed);
      force.sub(this.vel);
      force.limit(this.maxForce);
      return force;
    }
  
    applyForce(force) {
      this.acc.add(force);
    }
  
    update() {
      this.vel.add(this.acc);
      this.vel.limit(this.maxSpeed);
      this.pos.add(this.vel);
      this.acc.set(0, 0);
  
      // on rajoute la position courante dans le tableau
      this.path.push(this.pos.copy());
  
      // si le tableau a plus de 50 éléments, on vire le plus ancien
      if(this.path.length > this.pathMaxLength) {
        this.path.shift();
      }
    }


    show() {
  // Dessin du chemin parcouru par le fantôme
  this.path.forEach((p, index) => {
    if (!(index % 12)) {
      stroke(173, 216, 230); // Couleur des contours du chemin (bleu clair)
      //fill(100, 0, 255); // Couleur des ellipses du chemin (couleur fantôme)
      ellipse(p.x, p.y, 5, 5); // Ellipse représentant une position du chemin
    }
  });

  // Dessin du corps du fantôme (triangle)
  stroke(230, 173, 216); // Couleur des contours du corps du fantôme (bleu clair)
  strokeWeight(5); // Épaisseur des contours du corps du fantôme
  fill(230, 173, 216); // Couleur du corps du fantôme (couleur fantôme)
  push();
  translate(this.pos.x, this.pos.y); // Translation à la position actuelle du fantôme
  rotate(this.vel.heading()); // Rotation selon la direction de la vitesse du fantôme
  beginShape();
  vertex(0, -20); // Sommet du triangle
  vertex(-10, 0); // Coin inférieur gauche du triangle
  vertex(10, 0); // Coin inférieur droit du triangle
  endShape(CLOSE);
  noStroke(); // Pas de contours pour les yeux
  fill(173, 216, 230); // Couleur des yeux (bleu clair)
  ellipse(-5, -10, 5, 5); // Œil gauche
  ellipse(5, -10, 5, 5); // Œil droit
  pop(); // Restauration de l'état graphique précédent
}

  
    edges() {
      if (this.pos.x > width + this.r) {
        this.pos.x = -this.r;
      } else if (this.pos.x < -this.r) {
        this.pos.x = width + this.r;
      }
      if (this.pos.y > height + this.r) {
        this.pos.y = -this.r;
      } else if (this.pos.y < -this.r) {
        this.pos.y = height + this.r;
      }
    }
  }
  
  
 class Target extends Vehicle {
    constructor(x, y) {
      super(x, y);
      this.vel = p5.Vector.random3D();
      this.vel.mult(5);
    }
  
  }
  

    // Add this class for bullets at the beginning of your sketch.js file
  class Bullet extends Vehicle {
    constructor(x, y, target) {
      super(x, y);
      this.maxSpeed = 10; // Adjust the speed of bullets as needed
      this.target = target;
    }

    update() {
      // Override the update method to make bullets seek the target
      let seekForce = this.seek(this.target.pos);
      this.applyForce(seekForce);
      super.update();
    }

      // Method to check for collision with an enemy
    // Méthode pour vérifier si la cible touche un ennemi
hitEnemy(enemy) {
  // Calcul de la distance entre la cible et l'ennemi
  let distance = this.pos.dist(enemy.pos);
  // Retourne true si la distance est inférieure au rayon de l'ennemi, sinon false
  return distance < enemy.r;
}

// Méthode pour afficher la cible
show() {
  push(); // Sauvegarde du contexte graphique
  stroke(144, 238, 144); // Couleur des contours
  strokeWeight(7); // Épaisseur des contours
  push(); // Nouvelle sauvegarde du contexte graphique
  translate(this.pos.x, this.pos.y); // Translation à la position de la cible
  rect(0, 0, 2, 2); 
  pop(); // Restauration du contexte graphique précédent

  pop(); // Restauration du contexte graphique initial
}
  }
